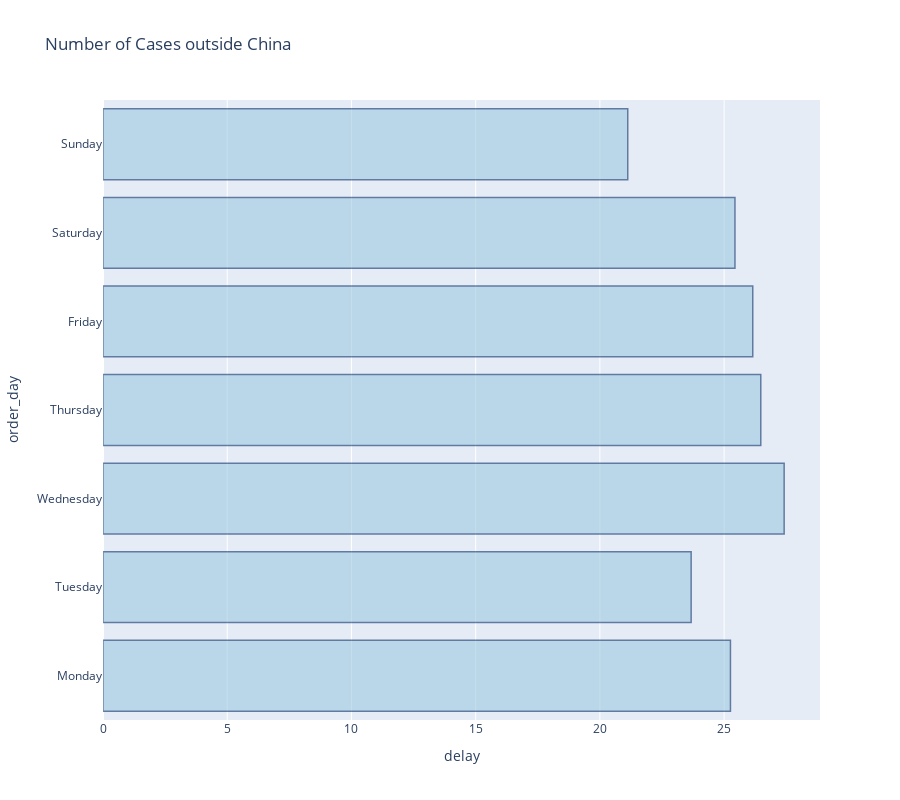

The notebook cell this image was saved under:
### Code cell
df_dates = df.loc[:,["Order Date", "Ship Date", "Country"]]
df_dates["Order Date"] = pd.to_datetime(df_dates["Order Date"])
df_dates["Ship Date"] = pd.to_datetime(df_dates["Ship Date"])
df_dates["delay"] = df_dates['Ship Date'] - df_dates['Order Date']
df_dates["delay"] = df_dates["delay"].dt.days
df_dates["order_day"] = df_dates["Order Date"].dt.day_name()

df_dates_delay = df_dates.groupby("order_day")["order_day", "delay"].mean().reset_index()
cats = ['Monday', 'Tuesday', 'Wednesday', 'Thursday', 'Friday', 'Saturday', 'Sunday']
df_dates_delay['order_day'] = pd.Categorical(df_dates_delay['order_day'], categories=cats, ordered=True)
df_dates_delay = df_dates_delay.sort_values('order_day')
df_dates_delay
fig = px.bar(df_dates_delay, 
             x="delay", y="order_day", height=800,
             title='Number of Cases outside China', color='delay', orientation="h")
fig.update_traces(marker_color='rgb(158,202,225)', marker_line_color='rgb(8,48,107)',
                  marker_line_width=1.5, opacity=0.6)
fig.show()

### Figure 1 — Plotly figure (JSON) as saved in the notebook; plotly's stock layout.template omitted (floating-point values rounded to 4 significant figures)
{"data": [{"alignmentgroup": "True", "hoverlabel": {"namelength": 0}, "hovertemplate": "delay=%{marker.color}<br>order_day=%{y}", "legendgroup": "", "marker": {"color": "rgb(158,202,225)", "coloraxis": "coloraxis", "line": {"color": "rgb(8,48,107)", "width": 1.5}}, "name": "", "offsetgroup": "", "opacity": 0.6, "orientation": "h", "showlegend": false, "textposition": "auto", "type": "bar", "x": [25.26, 23.67, 27.42, 26.48, 26.15, 25.44, 21.12], "xaxis": "x", "y": ["Monday", "Tuesday", "Wednesday", "Thursday", "Friday", "Saturday", "Sunday"], "yaxis": "y"}], "layout": {"barmode": "relative", "coloraxis": {"colorbar": {"title": {"text": "delay"}}, "colorscale": [[0, "#0d0887"], [0.1111, "#46039f"], [0.2222, "#7201a8"], [0.3333, "#9c179e"], [0.4444, "#bd3786"], [0.5556, "#d8576b"], [0.6667, "#ed7953"], [0.7778, "#fb9f3a"], [0.8889, "#fdca26"], [1, "#f0f921"]]}, "height": 800, "legend": {"tracegroupgap": 0}, "title": {"text": "Number of Cases outside China"}, "xaxis": {"anchor": "y", "domain": [0, 1], "title": {"text": "delay"}}, "yaxis": {"anchor": "x", "domain": [0, 1], "title": {"text": "order_day"}}}}
